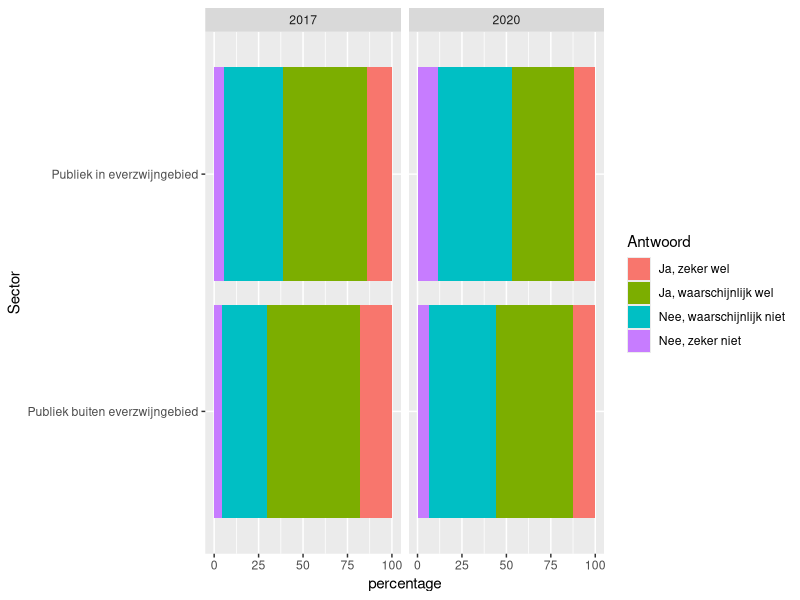

Here is the R script that generated this plot:
## ---- chunk 1
library(tidyverse)
library(ggplot2)
## ---- chunk 2
Aantrekking_data <- read.csv("./dashboard/input/maatschappelijke_draagkracht/F14_2_data.csv",
                         sep = ",",
                         header = TRUE)

## ---- chunk 3
Aantrekking_data$Antwoord <- factor(Aantrekking_data$Antwoord , 
                                    levels = c('Ja, zeker wel', 'Ja, waarschijnlijk wel', 
                                               'Nee, waarschijnlijk niet', 'Nee, zeker niet'))

plot_aantrekking <- ggplot(data = Aantrekking_data,
                           aes(x = percentage,
                               y = Sector,
                               fill = Antwoord)) +
  geom_bar(stat = "identity", 
           position = "stack") +
  facet_wrap(~ Year)

plot_aantrekking

